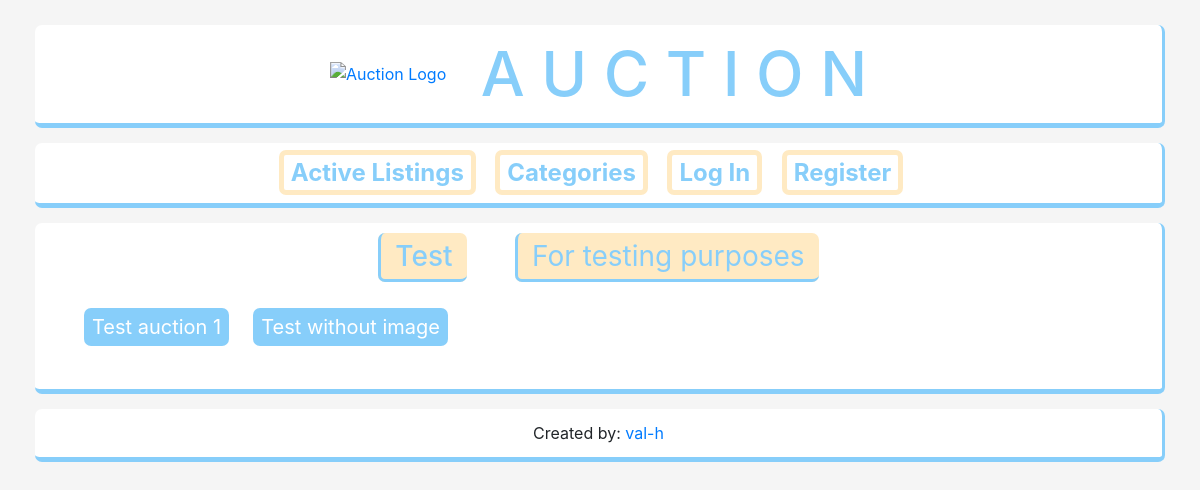
The app's page /categories/5, older data.
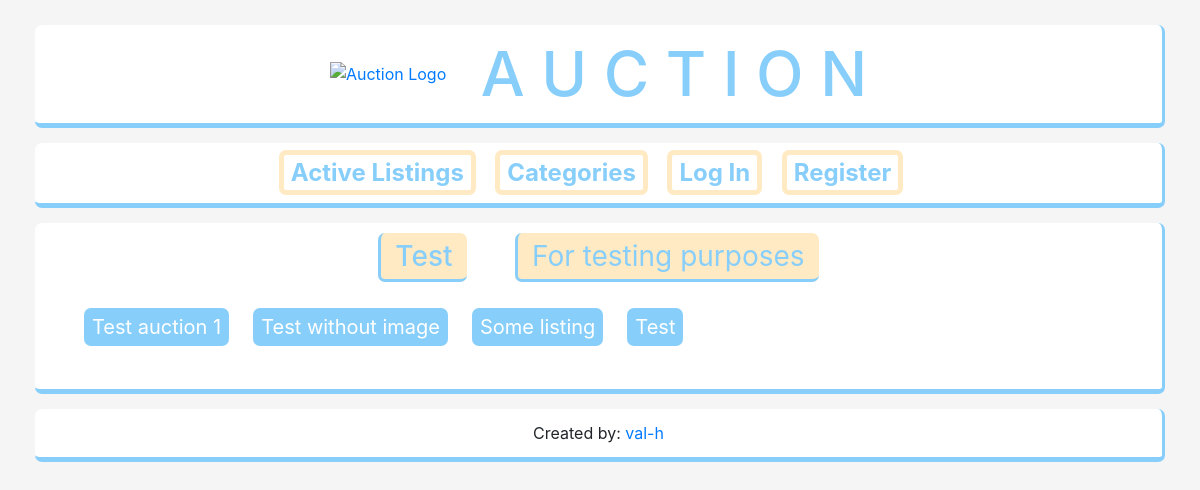
The same page, newer data.
### auctions/models.py (models this page shows, shortened)
class Listing(models.Model):
    title = models.CharField(max_length=80)
    description = models.TextField()
    owner = models.ForeignKey(User, on_delete=models.CASCADE, related_name="listings")
    date = models.DateTimeField(auto_now_add=True)
    start_price = models.DecimalField(max_digits=12, decimal_places=2)
    current_price = models.DecimalField(max_digits=12, decimal_places=2)
    active = models.BooleanField(default=True)
    winner = models.ForeignKey(User, blank=True, null=True, on_delete=models.CASCADE, related_name="auctions_won")
    image = models.ImageField(upload_to="images/", blank=True)
    category = models.ForeignKey(Category, on_delete=models.PROTECT, blank=True, related_name="listings")

### auctions/views.py (the view)
# urls.py: path("categories/<int:category_id>", views.category_view, name='category'),
def category_view(request, category_id):
    category = Category.objects.get(id=category_id)
    return render(request, 'auctions/category.html', {
        'category': category,
        'listings': category.listings.all(),
    })

### auctions/templates/auctions/category.html (shortened to what this page needs)
{% extends 'auctions/layout.html' %}
{% block body %}
    <div id="category-wrapper">
        <h2 id="category-title">{{ category.title }}</h2>
        <p id="category-description">{{ category.description }}</p>
        <div id="category-flex-container">
            {% for listing in listings %}
                <a class="category-item" href="{% url 'auctions:listing' listing.id %}">{{ listing.title }}</a>
            {% empty %}
                No listings available for this category.
            {% endfor %}
        </div>
    </div>
{% endblock %}

Row changes from the older to the newer data that the page shows:
added Listing: title "Some listing"
added Listing: title "Test"
